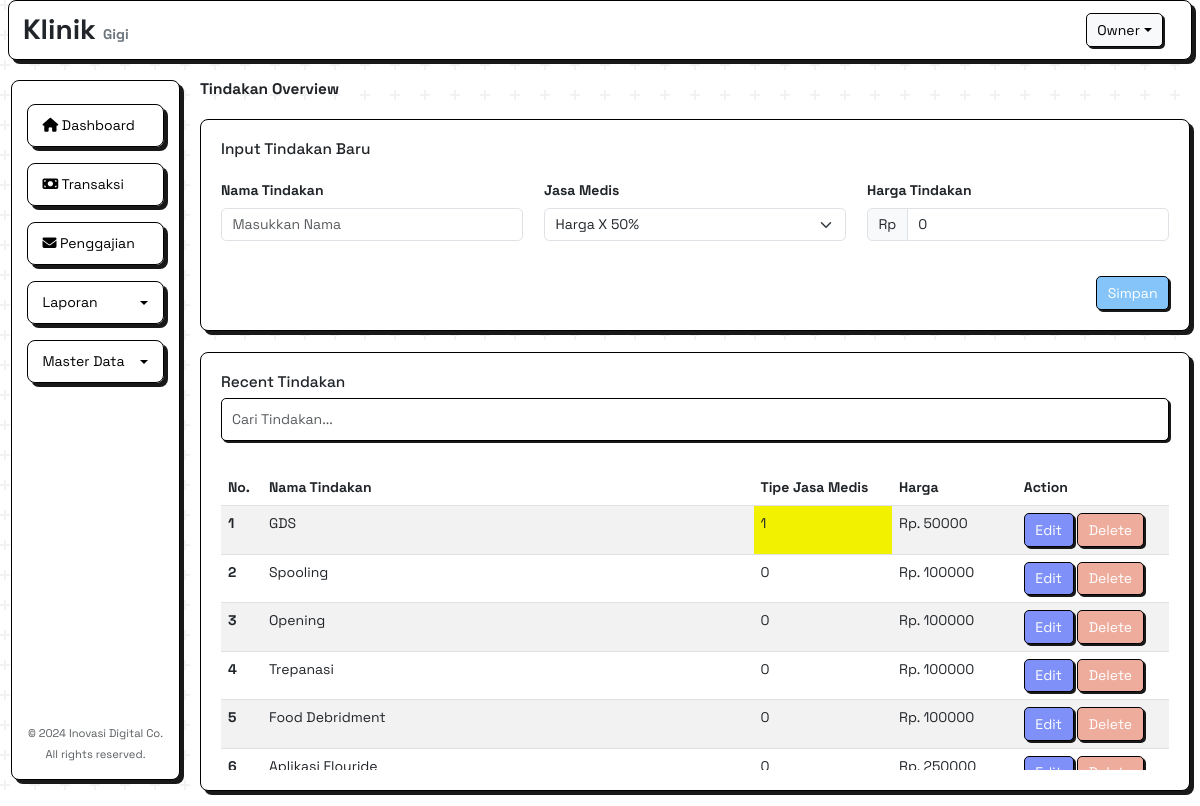
Screenshot of /asset/owner/master/index.php?page=Tindakan (signed in) with the database file from the repository.
### tables this page shows
CREATE TABLE `tindakan` (
  `id` int(11) NOT NULL,
  `nama_tindakan` varchar(225) NOT NULL,
  `jm` int(11) NOT NULL,
  `harga` varchar(255) NOT NULL
);

### asset/owner/master/view/Tindakan.php (the view, shortened to what this page needs)
<div class="col-md-10 main-content">
    <h5 class="mb-4 mt fw-bold">Tindakan Overview</h5>
    <div class="card mt-4">
        <div class="card-body">
            <h5 class="card-title mb-4">Input Tindakan Baru</h5>
            <form action="app/tindakan/input.php" method="post">
                <div class="row">
                    <div class="col-md-4 mb-3">
                        <label class="form-label fw-bold">Nama Tindakan</label>
                        <input
                            type="text"
                            class="form-control"
                            name="nama"
                            required
                            placeholder="Masukkan Nama" />
                    </div>
                    <div class="col-md-4 mb-3">
                        <label for="transactionDate" class="form-label fw-bold">Jasa Medis</label>
                        <select name="jasa_medis" id="jasa_medis" class="form-select">
                            <option value="0">Harga X 50%</option>
                        </select>
                    </div>
                    <div class="col-md-4 mb-3">
                        <label for="transactionDate" class="form-label fw-bold">Harga Tindakan</label>
                        <div class="input-group">
                            <span class="input-group-text">Rp</span>
                            <input
                                type="number"
                                class="form-control"
                                name="harga"
                                placeholder="Masukkan Harga Tindakan"
                                min="0"
                                value="0" />
                        </div>
                    </div>
                </div>
                <div class="d-flex justify-content-end">
                    <button type="submit" class="btn btn-submit mt-4" name="simpan">
                        Simpan
                    </button>
                </div>
            </form>
        </div>
    </div>
    <div class="card mt-4" id="recent-golongan">
        <div class="card-body">
            <h5 class="card-title">Recent Tindakan</h5>
            <div class="mb-3">
                <input
                    type="text"
                    id="searchKaryawan"
                    class="form-control"
                    placeholder="Cari Tindakan..." />
            </div>
            <div class="table-scroll">
                <table class="table table-striped" id="karyawanTable">
                    <thead>
                        <tr>
                            <th scope="col">No.</th>
                            <th scope="col">Nama Tindakan</th>
                            <th scope="col">Tipe Jasa Medis</th>
                            <th scope="col">Harga</th>
                            <th scope="col">Action</th>
                        </tr>
                    </thead>
                    <tbody>
                        <?php
                        $no = 1;
                        $query_tindakan = mysqli_query($conn, "SELECT * FROM tindakan ORDER BY id DESC");
                        while ($row_tindakan = mysqli_fetch_assoc($query_tindakan)) {
                        ?>
                            <tr>
                                <th scope="row"><?= $no++ ?></th>
                                <td><?= $row_tindakan['nama_tindakan'] ?></td>
                                <td
                                    <?php
                                    switch ($row_tindakan['jm']) {
                                        case 0:
                                            echo 'style="background-color: none;"';
                                            break;
                                        case 1:
                                            echo 'style="background-color: yellow;"';
                                            break;
                                        case 2:
                                            echo 'style="background-color: green;"';
                                            break;
                                        case 3:
                                            echo 'style="background-color: blue;"';
                                            break;
                                        case 4:
                                            echo 'style="background-color: gray;"';
                                            break;
                                    }
                                    ?>>
                                    <?= $row_tindakan['jm'] ?>
                                </td>
                                <td>Rp. <?= $row_tindakan['harga'] ?></td>
                                <td>
                                    <button class="btn btn-primary edit" data-bs-toggle="modal" data-bs-target="#editModal<?= $row_tindakan['id'] ?>">Edit</button>
                                    <a href="app/tindakan/delete.php?id=<?= $row_tindakan['id'] ?>" class="btn btn-danger delete" onclick="return confirm('Apakah Anda yakin ingin menghapus data ini?')">Delete</a>
                                </td>
                            </tr>
                        <?php
                        }
                        ?>
                    </tbody>
                </table>
            </div>
        </div>
    </div>
</div>

### asset/css/all.css (style rules this page uses)
* { transition: all 0.3s ease; font-family: "Space Grotesk", sans-serif; font-size: 14px; }
h5 { font-size: 1.1rem !important; }
:root { --bg-card-1: #ecd765; --bg-card-2: #7f91f9; --bg-card-3: #eec79c; --bg-card-4: #84c4f9; }
.card { border: 1px solid #000; box-shadow: 4px 4px 0 0 rgba(0, 0, 0, 0.9); border-radius: 8px; transition: transform 0.2s; }
.nav-link, .dropdown-item, a { color: #000; text-decoration: none; }
.main-content { margin-top: 70px; padding: 10px 10px 0 0; margin-left: 16.666%; }
.card-body { padding: 20px; display: flex; flex-direction: column; height: 100%; }
.main-content { transition: margin-left 0.3s ease; }
@media (min-width: 1200px) { .main-content { margin-left: 16.666%; } }
.card, .card__header { margin-bottom: 15px; }
.btn-primary { background-color: #7f91f9; border: 1px solid #000; box-shadow: 2px 2px 0 0 rgba(0, 0, 0, 0.9); border-radius: 5px; color: #fff; }
.btn-danger { background-color: #eeac9c; border: 1px solid #000; box-shadow: 2px 2px 0 0 rgba(0, 0, 0, 0.9); border-radius: 5px; color: #fff; }
.btn-submit { background-color: #84c4f9; border: 1px solid #000; box-shadow: 2px 2px 0 0 rgba(0, 0, 0, 0.9); border-radius: 5px; color: #fff; }
.table-scroll { max-height: 300px; overflow-y: scroll; display: block; }
#searchKaryawan { margin-bottom: 15px; border: 1px solid #000; box-shadow: 2px 2px 0 0 rgba(0, 0, 0, 0.9); border-radius: 5px; padding: 10px; }

### rows the page displays
tindakan: nama_tindakan "GDS", jm "1", harga "50000"
tindakan: nama_tindakan "Spooling", jm "0", harga "100000"
tindakan: nama_tindakan "Opening", jm "0", harga "100000"
tindakan: nama_tindakan "Trepanasi", jm "0", harga "100000"
tindakan: nama_tindakan "Food Debridment", jm "0", harga "100000"
tindakan: nama_tindakan "Aplikasi Flouride", jm "0", harga "250000"

### other values shown
$_SESSION['username'] "Owner"
